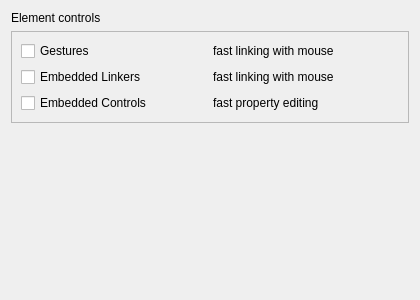
<?xml version="1.0" encoding="UTF-8"?>
<ui version="4.0">
 <class>PreferencesFeaturesPage</class>
 <widget class="QWidget" name="PreferencesFeaturesPage">
  <property name="geometry">
   <rect>
    <x>0</x>
    <y>0</y>
    <width>420</width>
    <height>300</height>
   </rect>
  </property>
  <property name="sizePolicy">
   <sizepolicy hsizetype="Expanding" vsizetype="Expanding">
    <horstretch>0</horstretch>
    <verstretch>0</verstretch>
   </sizepolicy>
  </property>
  <layout class="QVBoxLayout" name="verticalLayout">
   <item>
    <widget class="QLabel" name="label_1">
     <property name="text">
      <string>Element controls</string>
     </property>
    </widget>
   </item>
   <item>
    <widget class="QFrame" name="frame_1">
     <property name="frameShape">
      <enum>QFrame::StyledPanel</enum>
     </property>
     <property name="frameShadow">
      <enum>QFrame::Raised</enum>
     </property>
     <layout class="QGridLayout" name="gridLayout">
      <item row="0" column="0">
       <widget class="QCheckBox" name="gesturesCheckBox">
        <property name="text">
         <string>Gestures</string>
        </property>
       </widget>
      </item>
      <item row="0" column="1">
       <widget class="QLabel" name="label">
        <property name="text">
         <string>fast linking with mouse</string>
        </property>
       </widget>
      </item>
      <item row="1" column="1">
       <widget class="QLabel" name="label_2">
        <property name="text">
         <string>fast linking with mouse</string>
        </property>
       </widget>
      </item>
      <item row="1" column="0">
       <widget class="QCheckBox" name="embeddedLinkersCheckBox">
        <property name="text">
         <string>Embedded Linkers</string>
        </property>
       </widget>
      </item>
      <item row="2" column="1">
       <widget class="QLabel" name="label_3">
        <property name="text">
         <string>fast property editing</string>
        </property>
       </widget>
      </item>
      <item row="2" column="0">
       <widget class="QCheckBox" name="embeddedControlsCheckBox">
        <property name="text">
         <string>Embedded Controls</string>
        </property>
       </widget>
      </item>
     </layout>
    </widget>
   </item>
   <item>
    <spacer name="verticalSpacer">
     <property name="orientation">
      <enum>Qt::Vertical</enum>
     </property>
     <property name="sizeHint" stdset="0">
      <size>
       <width>20</width>
       <height>40</height>
      </size>
     </property>
    </spacer>
   </item>
  </layout>
 </widget>
 <resources/>
 <connections/>
</ui>
